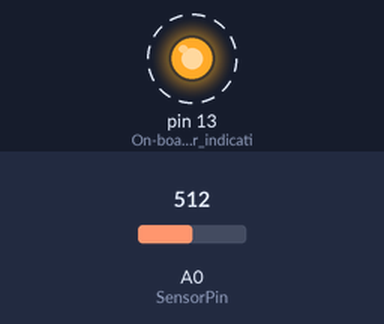
The sketch below on a simulated Arduino Uno, built with avr-gcc and run on an emulated ATmega328P. Shown: output pins drawn as LEDs (lit = HIGH). Dashed ring = blinking. The test bench sets the inputs (shaded band); at power-on: A0 (SensorPin) = 512. What the sketch prints to the serial monitor is not drawn.

Above: at 0.5 s.
Timing chart, 0 to 3.0 s (numbered marks = the images above):
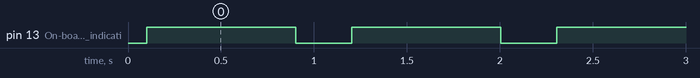

Measured:
- by itself, pin 13 (On-board_LED_for_indicati): alternates HIGH for 0.80 s and LOW for 0.30 s

The sketch:

Ph.ino
```cpp
#define SensorPin A0  // pH meter analog output connected to Arduino analog pin A0

unsigned long int avgValue;  // Store the average value of the sensor feedback
int buf[10];  // Array to store samples
int temp;     // Temporary variable for sorting

void setup() {
  pinMode(13, OUTPUT);       // On-board LED for indication
  Serial.begin(9600);        // Start serial communication
  Serial.println("Ready");   // Test message
}

void loop() {
  for (int i = 0; i < 10; i++) {       // Take 10 samples
    buf[i] = analogRead(SensorPin);
    delay(10);
  }

  // Sort the array from smallest to largest
  for (int i = 0; i < 9; i++) {
    for (int j = i + 1; j < 10; j++) {
      if (buf[i] > buf[j]) {
        temp = buf[i];
        buf[i] = buf[j];
        buf[j] = temp;
      }
    }
  }

  // Average the middle 6 values (to remove noise)
  avgValue = 0;
  for (int i = 2; i < 8; i++) {
    avgValue += buf[i];
  }

  float voltage = (float)avgValue * 5.0 / 1024 / 6;  // Convert to voltage
  float phValue = 3.5 * voltage;                     // Convert voltage to pH value

  Serial.print("pH Value: ");
  Serial.println(phValue, 2);  // Print with 2 decimal places

  digitalWrite(13, HIGH);  // Blink LED to show activity
  delay(800);
  digitalWrite(13, LOW);
  delay(200);
}
```
